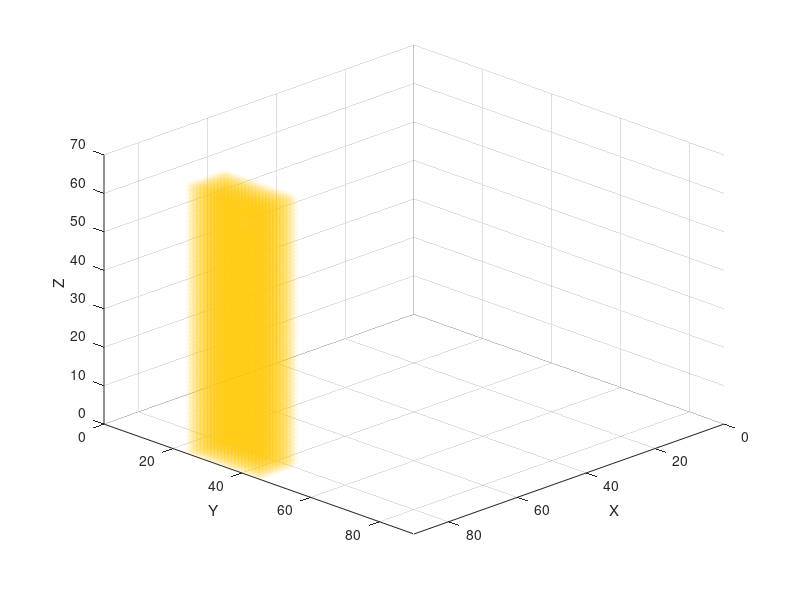

This chart was generated by the following MATLAB code: (Note: this script raises an error after producing the figure.)
%% Map dimensions (MAKE SURE THEY ARE THE SAME AS THE MAP CREATOR)
mapSizeX = 90; mapSizeY = 90; mapSizeZ = 70;
mapSize = [mapSizeX, mapSizeY, mapSizeZ];

%% Generate ROI and Object positions
% We store environment state in this matrix with this values:
% ---- 0 = free | 1= Occupied | 2 = unexplored | 3 = Frontier | 4 = ROI | 
% ---- 5 = Object
voxelStates = 2*ones(mapSize);

%% DEFINE ROI SETTINGS
voxelStates(80:90, 25:45, 1:70) = 4;

%% DEFINE OBJECTIVE LOCATION
objectX=85; objectY=36; objectZ=62;

% Define the object value
objectValue = 5;
% Compute 3x3x3 block centered on the object position
for dx = -1:1
    for dy = -1:1
        for dz = -1:1
            x = objectX + dx;
            y = objectY + dy;
            z = objectZ + dz;

            % Check bounds before assigning
            if x >= 1 && x <= size(voxelStates,1) && ...
               y >= 1 && y <= size(voxelStates,2) && ...
               z >= 1 && z <= size(voxelStates,3)
                voxelStates(x,y,z) = objectValue;
            end
        end
    end
end

figure;             
hold on; 
axis([0 mapSize(1) 0 mapSize(2) 0 mapSize(3)]);
grid on;
xlabel('X'); ylabel('Y'); zlabel('Z');


[rx, ry, rz] = ind2sub(size(voxelStates), find(voxelStates == 4));
scatter3(rx-0.5, ry-0.5, rz-0.5, 50, [1, 0.8, 0], 'filled', 'MarkerFaceAlpha', 0.05);

[gx, gy, gz] = ind2sub(size(voxelStates), find(voxelStates == 5));
scatter3(gx-0.5, gy-0.5, gz-0.5, 50, [0.6, 0.2, 0.8], 'filled', 'MarkerFaceAlpha', 1);
view(135, 30);

%% Save Voxel Initial States Matrix
save('../../Maps_ROI_Object_Situations/Office_1_situations/Office_1_voxelStates_6.mat','voxelStates');
disp('saved voxelStates')
